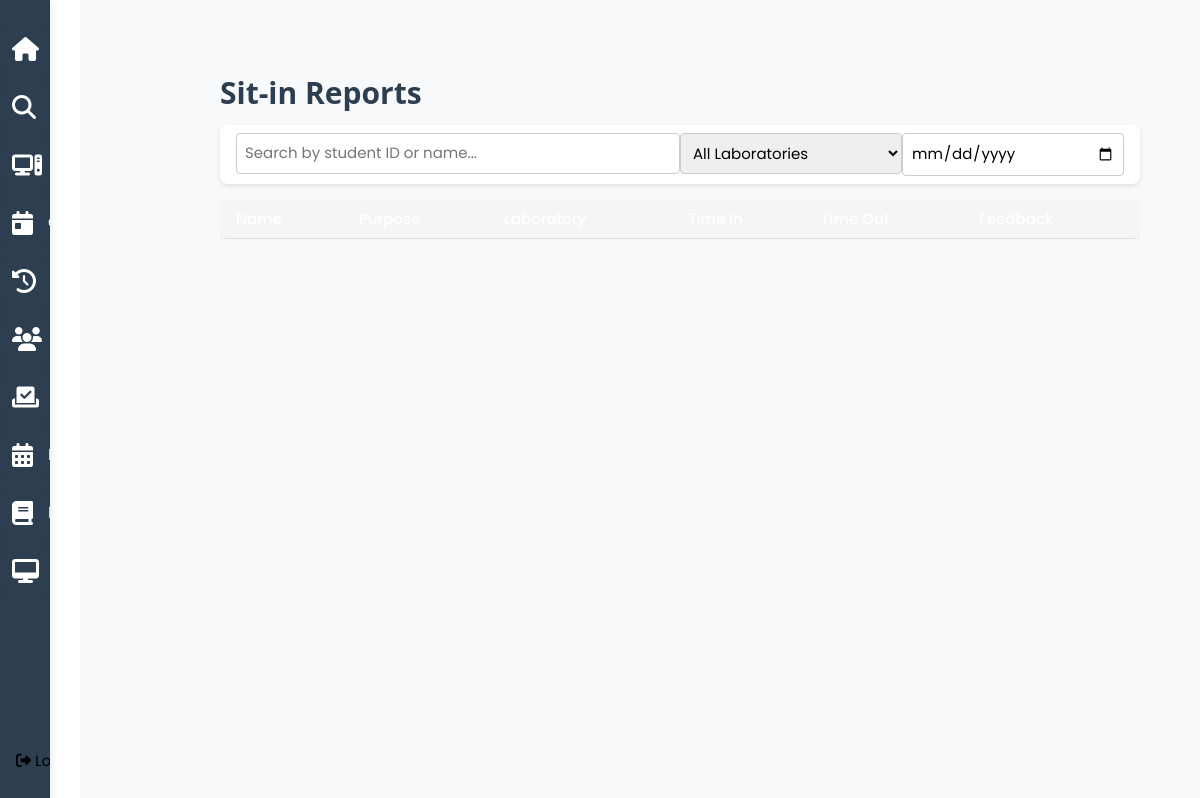
The app's page /sit_in_history (signed in), older data.
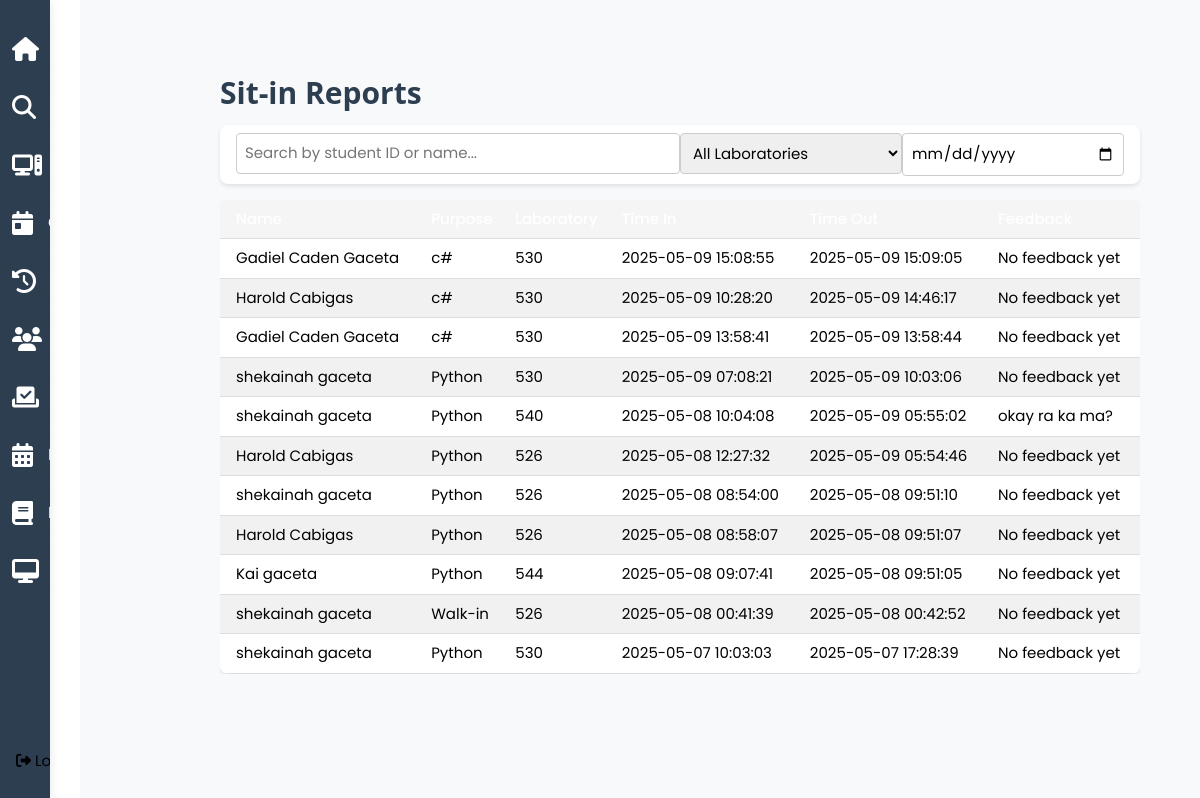
The same page, newer data.
### tables this page shows
CREATE TABLE sit_in_history (
                id INTEGER PRIMARY KEY AUTOINCREMENT,
                user_id INTEGER NOT NULL,
                time_in DATETIME NOT NULL,
                time_out DATETIME NOT NULL,
                purpose TEXT NOT NULL,
                laboratory TEXT NOT NULL,
                computer_id INTEGER,
                points INTEGER DEFAULT 0,
                FOREIGN KEY (user_id) REFERENCES users (id),
                FOREIGN KEY (computer_id) REFERENCES computers (id)
            );

CREATE TABLE feedbacks (
                id INTEGER PRIMARY KEY AUTOINCREMENT,
                sitin_id INTEGER NOT NULL,
                feedback TEXT NOT NULL,
                FOREIGN KEY (sitin_id) REFERENCES sit_in_history (id)
            );

### app.py (the view)
@app.route('/sit_in_history')
def sit_in_history():
    if 'username' not in session or session.get('role') != 'admin':
        flash('Please log in as admin first.', 'error')
        return redirect(url_for('login'))
    history = dbhelper.get_sit_in_history()
    return render_template('sit_in_history.html', history=history)

### dbhelper.py (called while the page is built)
def get_db_connection():
    conn = sqlite3.connect(DATABASE)
    conn.row_factory = sqlite3.Row
    return conn

### templates/sit_in_history.html (shortened to what this page needs)
{% extends 'admin.html' %}
{% block content %}
<div class="w3-container" style="padding: 20px;">
    <h2>Sit-in Reports</h2>
    <div class="w3-card w3-padding w3-margin-bottom">
        <div class="w3-row">
            <div class="w3-col m6">
                <input type="text" id="searchInput" class="w3-input w3-border" placeholder="Search by student ID or name...">
            </div>
            <div class="w3-col m3">
                <select id="labFilter" class="w3-input w3-border">
                    <option value="">All Laboratories</option>
                </select>
            </div>
            <div class="w3-col m3">
                <input type="date" id="dateFilter" class="w3-input w3-border">
            </div>
        </div>
    </div>
    <div class="w3-responsive">
        <table class="w3-table w3-striped w3-bordered">
            <thead>
                <tr>
                    <th>Name</th>
                    <th>Purpose</th>
                    <th>Laboratory</th>
                    <th>Time In</th>
                    <th>Time Out</th>
                    <th>Feedback</th>
                </tr>
            </thead>
            <tbody id="historyTable">
                {% for record in history %}
                <tr>
                    <td>{{ record.student_name }}</td>
                    <td>{{ record.purpose }}</td>
                    <td>{{ record.laboratory }}</td>
                    <td>{{ record.time_in }}</td>
                    <td>{{ record.time_out }}</td>
                    <td>{{ record.feedback or 'No feedback yet' }}</td>
                </tr>
                {% endfor %}
            </tbody>
        </table>
    </div>
</div>
{% endblock %}

### templates/admin.html (shortened to what this page needs)
<!DOCTYPE html>
<html>
<head>
    <link rel="stylesheet" href="../static/css/w3.css">
    <link rel="stylesheet" href="../static/css/stylesheet.css">
    <link rel="stylesheet" href="https://cdnjs.cloudflare.com/ajax/libs/font-awesome/4.7.0/css/font-awesome.min.css">
    <link rel="stylesheet" href="https://cdnjs.cloudflare.com/ajax/libs/font-awesome/6.4.2/css/all.min.css">
</head>
<body>
    <div class="navbar">
        <a href="{{ url_for('admin_dashboard') }}" class="w3-bar-item w3-button">
            <i class="fa-solid fa-house"></i> Home
        </a>
        <a href="#" class="w3-bar-item w3-button" onclick="openSearchModal()">
            <i class="fa-solid fa-magnifying-glass"></i> Search
        </a>
        <a href="{{ url_for('sitin') }}" class="w3-bar-item w3-button">
            <i class="fa-solid fa-computer"></i></i> Current Sit-in
        </a>
        <a href="{{ url_for('cs_history') }}" class="w3-bar-item w3-button">
            <i class="fa-solid fa-calendar-day"></i> Current Sit-in History
        </a>
        <a href="{{ url_for('sit_in_history') }}" class="w3-bar-item w3-button">
            <i class="fa-solid fa-history"></i> Feedbacks
        </a>
        <a href="{{ url_for('student_list') }}" class="w3-bar-item w3-button">
            <i class="fa-solid fa-users"></i> Student List
        </a>
        <a href="{{ url_for('admin_reservations') }}" class="w3-bar-item w3-button">
            <i class="fa-solid fa-check-to-slot"></i> Reservations
        </a>
        <a href="{{ url_for('lab_schedule') }}" class="w3-bar-item w3-button">
            <i class="fa-solid fa-calendar-days"></i> Lab Schedule
        </a>
        <a href="{{ url_for('admin_resources') }}" class="w3-bar-item w3-button">
            <i class="fa-solid fa-book"></i> Resources
        </a>
        <a href="{{ url_for('admin_computer_controller') }}" class="w3-bar-item w3-button">
            <i class="fa-solid fa-desktop"></i> Computer Controller
        </a>
        <form action="{{ url_for('logout') }}" method="POST" style="position: absolute; bottom: 20px; width: 100%;">
            <button type="submit" class="w3-button w3-block" style="color: var(--accent-gold);">
                <i class="fas fa-sign-out-alt"></i> Log out
            </button>
        </form>
    </div>
<div class="main-content">
    <div class="main-content">
        {% block content %}
        {% endblock %}
    </div>
</div>
</body>
</html>

### static/css/w3.css (style rules this page uses)
html { box-sizing:border-box }
*,*:before,*:after { box-sizing:inherit }
html { -ms-text-size-adjust:100%;-webkit-text-size-adjust:100% }
body { margin:0 }
a { background-color:transparent }
button,input,select,textarea,optgroup { font:inherit;margin:0 }
button,input { overflow:visible }
button,select { text-transform:none }
button,[type=button],[type=reset],[type=submit] { -webkit-appearance:button }
html,body { font-family:Verdana,sans-serif;font-size:15px;line-height:1.5 }
html { overflow-x:hidden }
h2 { font-size:30px }
h1,h2,h3,h4,h5,h6 { font-family:"Segoe UI",Arial,sans-serif;font-weight:400;margin:10px 0 }
a { color:inherit }
.w3-table,.w3-table-all { border-collapse:collapse;border-spacing:0;width:100%;display:table }
.w3-bordered tr,.w3-table-all tr { border-bottom:1px solid #ddd }
.w3-striped tbody tr:nth-child(even) { background-color:#f1f1f1 }
.w3-table td,.w3-table th,.w3-table-all td,.w3-table-all th { padding:8px 8px;display:table-cell;text-align:left;vertical-align:top }
.w3-table th:first-child,.w3-table td:first-child,.w3-table-all th:first-child,.w3-table-all td:first-child { padding-left:16px }
.w3-btn,.w3-button { border:none;display:inline-block;padding:8px 16px;vertical-align:middle;overflow:hidden;text-decoration:none;color:inherit;background-color:inherit;text-align:center;cursor:pointer;white-space:nowrap }
.w3-btn,.w3-button { -webkit-touch-callout:none;-webkit-user-select:none;-khtml-user-select:none;-moz-user-select:none;-ms-user-select:none;user-select:none }
.w3-input { padding:8px;display:block;border:none;border-bottom:1px solid #ccc;width:100% }
.w3-block { display:block;width:100% }
.w3-responsive { display:block;overflow-x:auto }
.w3-container:after,.w3-container:before,.w3-panel:after,.w3-panel:before,.w3-row:after,.w3-row:before,.w3-row-padding:after,.w3-row-padding:before, .w3-cell-row:before,.w3-cell-row:after,.w3-clear:after,.w3-clear:before,.w3-bar:before,.w3-bar:after { content:"";display:table;clear:both }
.w3-col,.w3-half,.w3-third,.w3-twothird,.w3-threequarter,.w3-quarter { float:left;width:100% }
@media (min-width:601px) { .w3-col.m3,.w3-quarter { width:24.99999% } }
@media (min-width:601px) { .w3-col.m6,.w3-half { width:49.99999% } }
.w3-container,.w3-panel { padding:0.01em 16px }
.w3-card,.w3-card-2 { box-shadow:0 2px 5px 0 rgba(0,0,0,0.16),0 2px 10px 0 rgba(0,0,0,0.12) }
.w3-border { border:1px solid #ccc!important }
.w3-margin-bottom { margin-bottom:16px!important }
.w3-padding { padding:8px 16px!important }

### static/css/stylesheet.css (style rules this page uses)
:root { --primary-dark: #8a3cfe; --secondary-dark: #f3f1fd; --text-light: #ffffff; --success-color: #28a745; --error-color: #dc3545; }
body { font-family: Poppins, sans-serif; background-color: white; }
.navbar { height: 100vh; width: 50px; background-color: #f3f1fd; position: fixed; top: 0; left: 0; overflow-x: hidden; padding-top: 20px; transition: width 0.3s; display: flex; flex-direction: column; align-items: center; }
.navbar a { display: flex; align-items: center; padding: 12px; width: 100%; color: #8a3cfe; text-decoration: none; font-size: 16px; transition: 0.3s; margin: 8px 0; }
.navbar a i { font-size: 24px; margin-right: 15px; }
.main-content { margin-left: 80px; padding: 20px; transition: margin-left 0.3s; }
.w3-card { background: rgba(255, 255, 255, 0.1); border-radius: 8px; transition: transform 0.2s; }
.w3-table { background: rgba(255, 255, 255, 0.1); border-radius: 8px; }
.w3-table th { background: rgba(255, 255, 255, 0.2); position: sticky; top: 0; z-index: 1; }
.w3-button { transition: all 0.3s ease; }

### templates/admin.html (style rules this page uses)
* { font-family: 'Poppins', sans-serif; }
.navbar { background: #2c3e50; box-shadow: 0 2px 10px rgba(0,0,0,0.1); }
.navbar a { color: white !important; transition: all 0.3s ease; border-radius: 8px; margin: 5px 0; }
.main-content { background: #f8f9fa; min-height: 100vh; padding: 20px; }
.w3-card { border-radius: 12px; box-shadow: 0 2px 10px rgba(0,0,0,0.05); transition: transform 0.3s ease, box-shadow 0.3s ease; }
.w3-button { border-radius: 8px; transition: all 0.3s ease; }
.w3-table { border-radius: 8px; overflow: hidden; }
.w3-table th { background: #8a3cfe; color: white; font-weight: 500; }
.w3-input, .w3-select { border-radius: 8px; border: 1px solid #e0e0e0; padding: 10px; transition: all 0.3s ease; }
h2, h3 { color: #2c3e50; font-weight: 600; }

Row changes from the older to the newer data that the page shows:
added sit_in_history: student_name "Gadiel Caden Gaceta", purpose "c#", laboratory "530", time_in "2025-05-09 15:08:55", time_out "2025-05-09 15:09:05", feedback "No feedback yet"
added sit_in_history: student_name "Harold Cabigas", purpose "c#", laboratory "530", time_in "2025-05-09 10:28:20", time_out "2025-05-09 14:46:17", feedback "No feedback yet"
added sit_in_history: student_name "Gadiel Caden Gaceta", purpose "c#", laboratory "530", time_in "2025-05-09 13:58:41", time_out "2025-05-09 13:58:44", feedback "No feedback yet"
added sit_in_history: student_name "shekainah gaceta", purpose "Python", laboratory "530", time_in "2025-05-09 07:08:21", time_out "2025-05-09 10:03:06", feedback "No feedback yet"
added feedbacks: student_name "shekainah gaceta", purpose "Python", laboratory "540", time_in "2025-05-08 10:04:08", time_out "2025-05-09 05:55:02", feedback "okay ra ka ma?"
added sit_in_history: student_name "Harold Cabigas", purpose "Python", laboratory "526", time_in "2025-05-08 12:27:32", time_out "2025-05-09 05:54:46", feedback "No feedback yet"
added sit_in_history: student_name "shekainah gaceta", purpose "Python", laboratory "526", time_in "2025-05-08 08:54:00", time_out "2025-05-08 09:51:10", feedback "No feedback yet"
added sit_in_history: student_name "Harold Cabigas", purpose "Python", laboratory "526", time_in "2025-05-08 08:58:07", time_out "2025-05-08 09:51:07", feedback "No feedback yet"
added sit_in_history: student_name "Kai gaceta", purpose "Python", laboratory "544", time_in "2025-05-08 09:07:41", time_out "2025-05-08 09:51:05", feedback "No feedback yet"
added sit_in_history: student_name "shekainah gaceta", purpose "Walk-in", laboratory "526", time_in "2025-05-08 00:41:39", time_out "2025-05-08 00:42:52", feedback "No feedback yet"
added sit_in_history: student_name "shekainah gaceta", purpose "Python", laboratory "530", time_in "2025-05-07 10:03:03", time_out "2025-05-07 17:28:39", feedback "No feedback yet"
